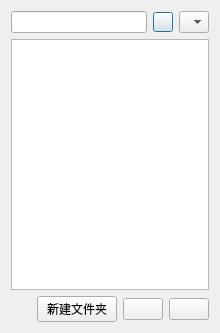
<?xml version="1.0" encoding="UTF-8"?>
<ui version="4.0">
 <class>SetPath</class>
 <widget class="QDialog" name="SetPath">
  <property name="geometry">
   <rect>
    <x>0</x>
    <y>0</y>
    <width>218</width>
    <height>333</height>
   </rect>
  </property>
  <property name="windowTitle">
   <string>Dialog</string>
  </property>
  <layout class="QVBoxLayout" name="verticalLayout">
   <item>
    <layout class="QHBoxLayout" name="horizontalLayout">
     <item>
      <widget class="QLineEdit" name="currDir"/>
     </item>
     <item>
      <widget class="QPushButton" name="reloadButton">
       <property name="maximumSize">
        <size>
         <width>20</width>
         <height>20</height>
        </size>
       </property>
       <property name="focusPolicy">
        <enum>Qt::StrongFocus</enum>
       </property>
       <property name="acceptDrops">
        <bool>false</bool>
       </property>
       <property name="text">
        <string/>
       </property>
       <property name="flat">
        <bool>false</bool>
       </property>
      </widget>
     </item>
     <item>
      <widget class="QComboBox" name="comboBox">
       <property name="maximumSize">
        <size>
         <width>30</width>
         <height>16777215</height>
        </size>
       </property>
      </widget>
     </item>
    </layout>
   </item>
   <item>
    <widget class="QListWidget" name="fileListWidget"/>
   </item>
   <item>
    <layout class="QHBoxLayout" name="horizontalLayout_2">
     <item>
      <widget class="QLabel" name="label">
       <property name="text">
        <string/>
       </property>
      </widget>
     </item>
     <item>
      <widget class="QLabel" name="label_3">
       <property name="text">
        <string/>
       </property>
      </widget>
     </item>
     <item>
      <widget class="QPushButton" name="newButton">
       <property name="text">
        <string>新建文件夹</string>
       </property>
      </widget>
     </item>
     <item>
      <widget class="QPushButton" name="saveButton">
       <property name="text">
        <string/>
       </property>
      </widget>
     </item>
     <item>
      <widget class="QPushButton" name="closeButton">
       <property name="text">
        <string/>
       </property>
      </widget>
     </item>
    </layout>
   </item>
  </layout>
 </widget>
 <resources/>
 <connections/>
</ui>
